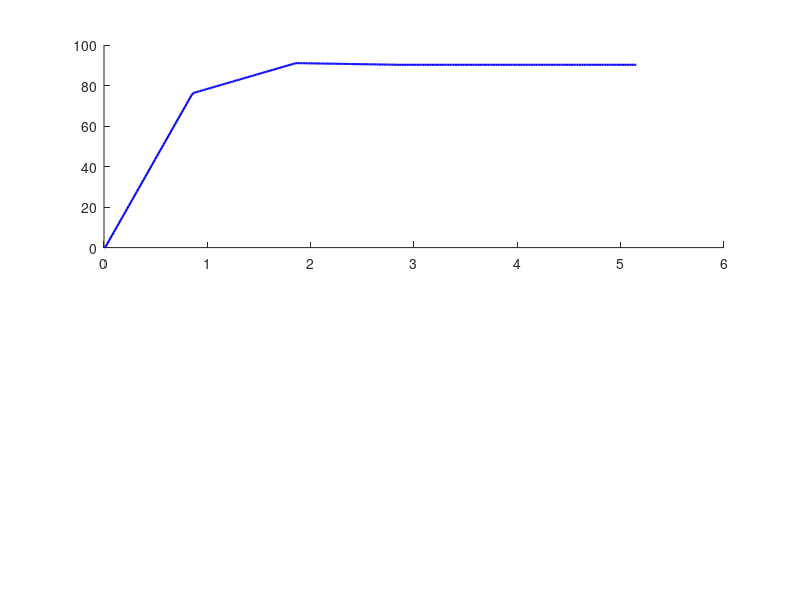

MATLAB code to generate this figure: (Note: this script raises an error after producing the figure.)
%% Controller Response Visualization
% Parse and plot log_1.csv, log_2.csv, and log_3.csv
% Experiments with different initial orientation errors
clear; clc; close all;
%% Task 6
%% Load data from CSV files (skip header row)
data1 = dlmread('log_1.csv', ';', 1, 0);  % 90° initial error
data2 = dlmread('log_2.csv', ';', 1, 0);  % 180° initial error
data3 = dlmread('log_3.csv', ';', 1, 0);  % 45° initial error

%% Trim leading zeros: keep only one zero sample before motion starts
idx1 = find(data1(:,4) ~= 0, 1) - 1; data1 = data1(idx1:end, :);
idx2 = find(data2(:,4) ~= 0, 1) - 1; data2 = data2(idx2:end, :);
idx3 = find(data3(:,4) ~= 0, 1) - 1; data3 = data3(idx3:end, :);

%% Extract and normalize time (convert from microseconds to seconds, start from 0)
t1 = (data1(:,1) - data1(1,1)) / 1e6;
t2 = (data2(:,1) - data2(1,1)) / 1e6;
t3 = (data3(:,1) - data3(1,1)) / 1e6;

%% Extract orientation data and unwrap to remove ±180° discontinuities
% unwrap works in radians: convert deg->rad, unwrap, convert back to deg
theta1 = rad2deg(unwrap(deg2rad(data1(:,4))));
theta2 = rad2deg(unwrap(deg2rad(data2(:,4))));
theta3 = rad2deg(unwrap(deg2rad(data3(:,4))));

%% Plot Theta (orientation) response in separate windows
sp1 = 90;  sp2 = 180;  sp3 = 45;

datasets = { {t1, theta1, sp1, '90° initial error', 'b'}, ...
             {t2, theta2, sp2, '180° initial error', 'b'}, ...
             {t3, theta3, sp3, '45° initial error', 'b'} };

for i = 1:3
    t = datasets{i}{1};
    theta = datasets{i}{2};
    sp = datasets{i}{3};
    name = datasets{i}{4};
    color = datasets{i}{5};
    
    figure('Name', ['Controller Response - ' name]);
    
    % Subplot 1: Full Response
    subplot(2,1,1);
    hold on;
    plot(t, theta, [color '-'], 'LineWidth', 1.5, 'DisplayName', 'Response');
    yline(sp, [color '--'], 'LineWidth', 1.5, 'DisplayName', 'Setpoint');
    xlabel('Time [s]');
    ylabel('\theta [deg]');
    title(['Full Response: ' name]);
    legend('Location', 'best');
    grid on;
    hold off;
    
    % Subplot 2: Zoomed-in Steady State
    subplot(2,1,2);
    hold on;
    plot(t, theta, [color '-'], 'LineWidth', 1.5, 'DisplayName', 'Response');
    yline(sp, [color '--'], 'LineWidth', 1.5, 'DisplayName', 'Setpoint');
    
    % Zoom to the last 20% of the time
    t_zoom_start = t(end) * 0.8;
    xlim([t_zoom_start, t(end)]);
    
    % Adjust Y-limits to center around setpoint and show steady state error
    zoom_idx = t >= t_zoom_start;
    theta_zoom = theta(zoom_idx);
    if ~isempty(theta_zoom)
        y_margin = max(0.5, max(abs(theta_zoom - sp)) * 1.5); % Dynamic margin
        ylim([sp - y_margin, sp + y_margin]);
        
        % Calculate steady state error (use the max. value of the last window)
        [max_err, max_idx] = max(abs(theta_zoom - sp));
        ss_error = theta_zoom(max_idx) - sp;
        
        % Add text box with steady state error
        text_str = sprintf('Steady-State Error: %.3f°', ss_error);
        
        % Get legend position to place the text box right above it
        lgd = legend('Location', 'best');
        drawnow; % Force update to get actual legend position
        lgd_pos = lgd.Position;
        
        % Place text box above the legend, shifted slightly left to avoid crossing boundaries
        annotation('textbox', [lgd_pos(1) - 0.07, lgd_pos(2) + lgd_pos(4) + 0.02, lgd_pos(3), 0.07], ...
            'String', text_str, 'FitBoxToText', 'on', 'BackgroundColor', 'white', 'EdgeColor', 'black');
    end
    if i==2
        % Easily visualize the ripple.
        xlim([3.425 5.503]);
        ylim([179.59 180.66]);
    
    end
    xlabel('Time [s]');
    ylabel('\theta [deg]');
    title('Steady-State Error');
    grid on;
    hold off;
end
%% Task 8
%% ========================================================================
%% Position Controller Response Visualization (Scenario 3)
%% ========================================================================

%% Load data from CSV files (skip header row)
data6 = dlmread('log_6.csv', ';', 1, 0);  % Scenario 3: Mixed Diagonal (-1, 1)

%% Extract and normalize time (convert from microseconds to seconds, start from 0)
t6 = (data6(:,1) - data6(1,1)) / 1e6;

%% Extract position data
x6 = data6(:,2); y6 = data6(:,3);

%% Calculate Error (Target X is -1, Target Y is 1)
error_x6 = -1 - x6;
error_y6 = 1 - y6;

%% Plot Position vs Time and Error
figure('Name', 'Position Control - Scenario 3');
% X and Y Position vs Time
subplot(2,1,1);
hold on;
plot(t6, x6, 'b-', 'LineWidth', 1.5, 'DisplayName', 'X Position');
plot(t6, y6, 'r-', 'LineWidth', 1.5, 'DisplayName', 'Y Position');
yline(-1, 'k--', 'LineWidth', 1, 'DisplayName', 'Target X');
yline(1, 'r--', 'LineWidth', 1, 'DisplayName', 'Target Y');
xlabel('Time [s]');
ylabel('Position [m]');
title('Scenario 3: Position vs Time');
legend('Location', 'best');
grid on;
hold off;

% X Error vs Time (Zoomed-in Steady State)
subplot(2,1,2);
hold on;
plot(t6, x6, 'b-', 'LineWidth', 1.5, 'DisplayName', 'X Position');
yline(-1, 'k--', 'LineWidth', 1, 'DisplayName', 'Target X');

% Zoom to the last 20% of the time
t_zoom_start = t6(end) * 0.8;
xlim([t_zoom_start, t6(end)]);

% Adjust Y-limits to center around setpoint and show steady state error
zoom_idx = t6 >= t_zoom_start;
x_zoom = x6(zoom_idx);
sp_x = -1;
if ~isempty(x_zoom)
    y_margin = max(0.05, max(abs(x_zoom - sp_x)) * 1.5); % Dynamic margin
    ylim([sp_x - y_margin, sp_x + y_margin]);
    
    % Calculate steady state error (use the max. value of the last window)
    [max_err, max_idx] = max(abs(x_zoom - sp_x));
    ss_error = x_zoom(max_idx) - sp_x;
    
    % Add text box with steady state error
    text_str = sprintf('Steady-State Error: %.3f m', ss_error);
    
    % Get legend position to place the text box right above it
    lgd = legend('Location', 'best');
    drawnow; % Force update to get actual legend position
    lgd_pos = lgd.Position;
    
    % Place text box above the legend, shifted slightly left to avoid crossing boundaries
    annotation('textbox', [lgd_pos(1) - 0.07, lgd_pos(2) + lgd_pos(4) + 0.02, lgd_pos(3), 0.07], ...
        'String', text_str, 'FitBoxToText', 'on', 'BackgroundColor', 'white', 'EdgeColor', 'black');
end

xlabel('Time [s]');
ylabel('Position [m]');
title('Steady-State Error (Position)');
grid on;
hold off;

% Export the last figure to PDF
exportgraphics(gcf, 'task_8_ss-err_3.pdf', 'ContentType', 'vector');
%% Task 9
%% ========================================================================
%% Combined Position and Angle Controller Response Visualization (Scenario 1)
%% ========================================================================

%% Load data from CSV files (skip header row)
data7 = dlmread('log_7.csv', ';', 1, 0);  % Scenario 1: Combined Control

%% Extract and normalize time (convert from microseconds to seconds, start from 0)
t7 = (data7(:,1) - data7(1,1)) / 1e6;

%% Extract position and orientation data
x7 = data7(:,2); 
y7 = data7(:,3);
theta7 = rad2deg(unwrap(deg2rad(data7(:,4))));

%% Plot Position and Orientation vs Time
figure('Name', 'Combined Control - Scenario 1', 'Position', [100, 100, 800, 600]);

% Subplot 1: X and Y Position vs Time
subplot(2,1,1);
hold on;
plot(t7, x7, 'b-', 'LineWidth', 1.5, 'DisplayName', 'X Position');
plot(t7, y7, 'r-', 'LineWidth', 1.5, 'DisplayName', 'Y Position');
yline(1, 'k--', 'LineWidth', 1, 'DisplayName', 'Target X & Y');
xlabel('Time [s]');
ylabel('Position [m]');
title('Scenario 1: Position vs Time');
legend('Location', 'best');
grid on;
hold off;

% Subplot 2: Orientation vs Time
subplot(2,1,2);
hold on;
plot(t7, theta7, 'g-', 'LineWidth', 1.5, 'DisplayName', '\theta');
yline(180, 'g--', 'LineWidth', 1, 'DisplayName', 'Target \theta');
xlabel('Time [s]');
ylabel('\theta [deg]');
title('Scenario 1: Orientation vs Time');
legend('Location', 'best');
grid on;
hold off;

exportgraphics(gcf, 'task_9_combined_pos_angle.pdf', 'ContentType', 'vector');

%% Task 13
